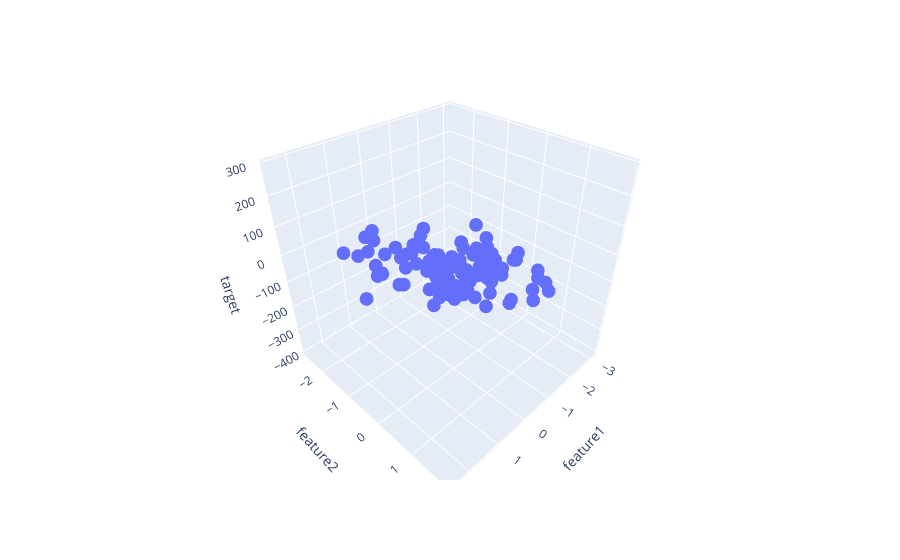

Here is the notebook cell this chart was saved with:
### Code cell
fig = px.scatter_3d(df, x='feature1' , y='feature2' , z = 'target')

fig.show()
